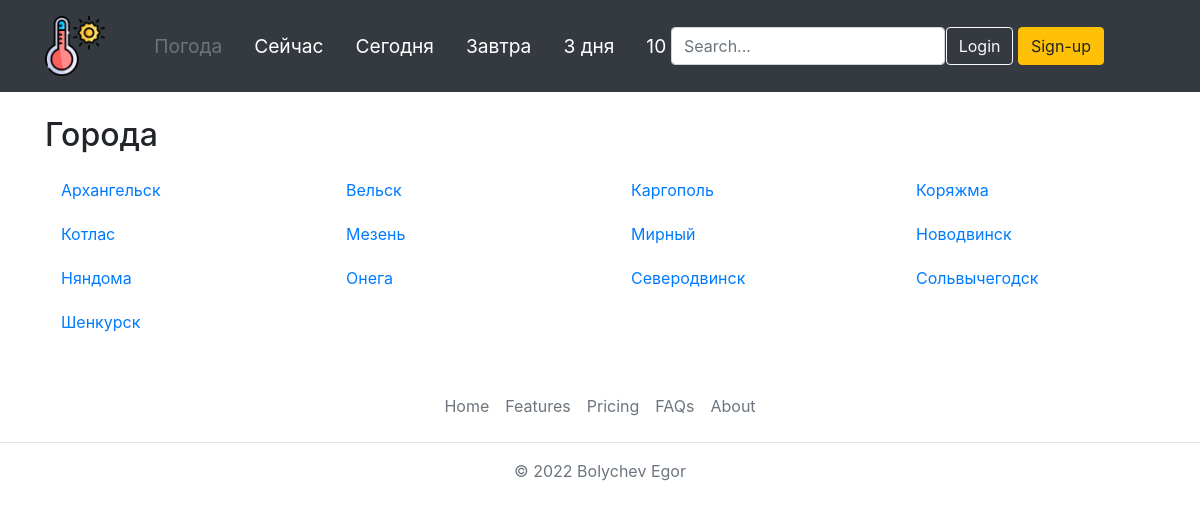
Page /weather/regrion/Arhangelskaja/ on the committed database.
### weatherforecast/models.py (models this page shows)
class CitiesModel(models.Model):
    cityName = models.CharField(max_length=100, verbose_name='City')
    slug = models.SlugField(max_length=255, unique=True, db_index=True, verbose_name='slug')
    lat = models.FloatField(verbose_name='latitude')
    lon = models.FloatField(verbose_name='longitude')
    reg = models.ForeignKey('RegionsModel', on_delete=models.CASCADE, verbose_name='region')
    def __str__(self):
        return self.cityName
    def get_absolute_url(self):
        return reverse('city_now', kwargs={'city_slug': self.slug})

### weatherforecast/views.py (the view)
# urls.py: path('regrion/<slug:reg_slug>/', SingleRegionView.as_view(), name='region'),
class SingleRegionView(ListView):
    model = CitiesModel
    slug_url_kwarg = 'reg_slug'
    template_name = 'weatherforecast/region_cities.html'
    context_object_name = 'cities'
    def get_queryset(self):
        return CitiesModel.objects.filter(reg__slug=self.kwargs['reg_slug']).all()

### weatherforecast/templates/weatherforecast/region_cities.html
{% extends 'weatherforecast/base.html' %}
{% block content %}
<div class="container">
    <h2  class="mb-3">Города</h2>
    <div class="row">
        {% for city in cities %}
        <div class="mb-1 col-3">
            <ul class="list-group">
                <li class="d-flex justify-content-between align-items-center"><a class="nav-link" href="{{ city.get_absolute_url }}">{{ city }}</a></li>
            </ul>
        </div>
        {% endfor %}
    </div>
</div>
{% endblock %}

### weatherforecast/static/weatherforecast/css/styles.css (style rules this page uses)
html { position: relative; min-height: 100%; }
body { margin-bottom: 60px; }

### rows in the picture
CitiesModel: cityName "Архангельск"
CitiesModel: cityName "Вельск"
CitiesModel: cityName "Каргополь"
CitiesModel: cityName "Коряжма"
CitiesModel: cityName "Котлас"
CitiesModel: cityName "Мезень"
CitiesModel: cityName "Мирный"
CitiesModel: cityName "Новодвинск"
CitiesModel: cityName "Няндома"
CitiesModel: cityName "Онега"
CitiesModel: cityName "Северодвинск"
CitiesModel: cityName "Сольвычегодск"
CitiesModel: cityName "Шенкурск"
